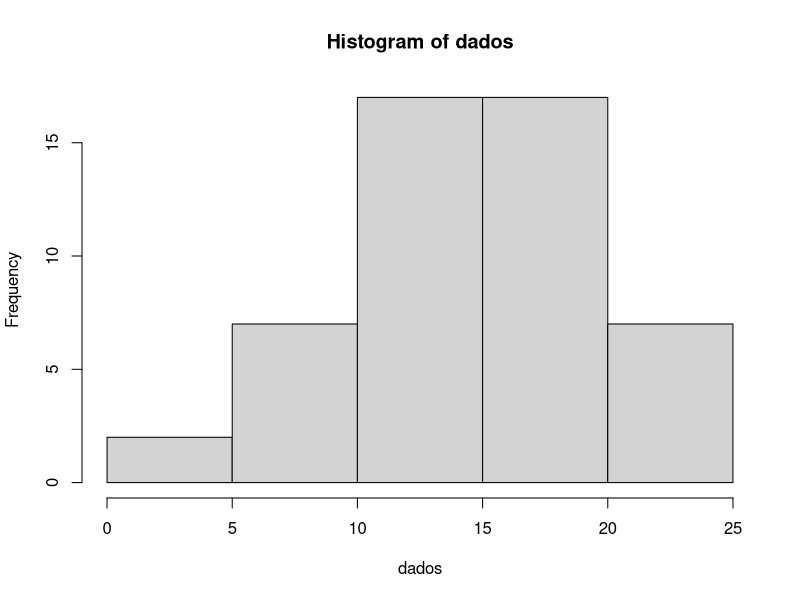
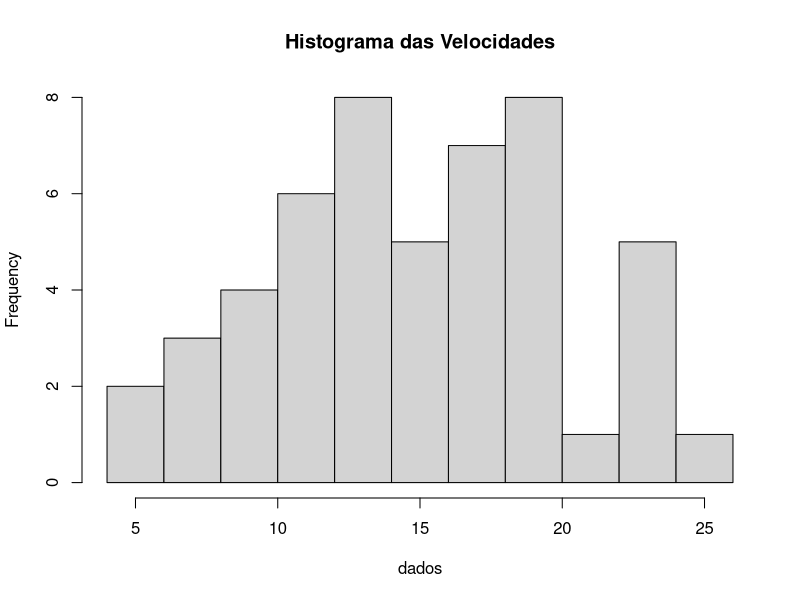
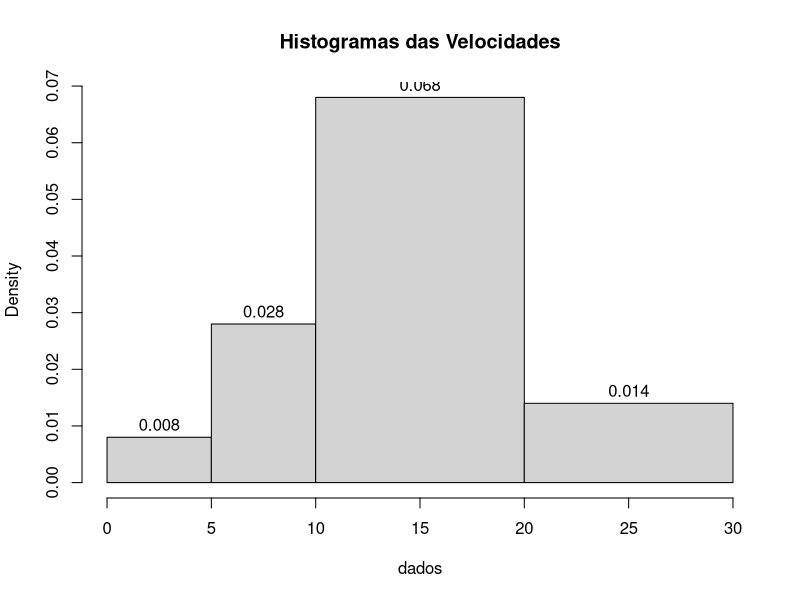
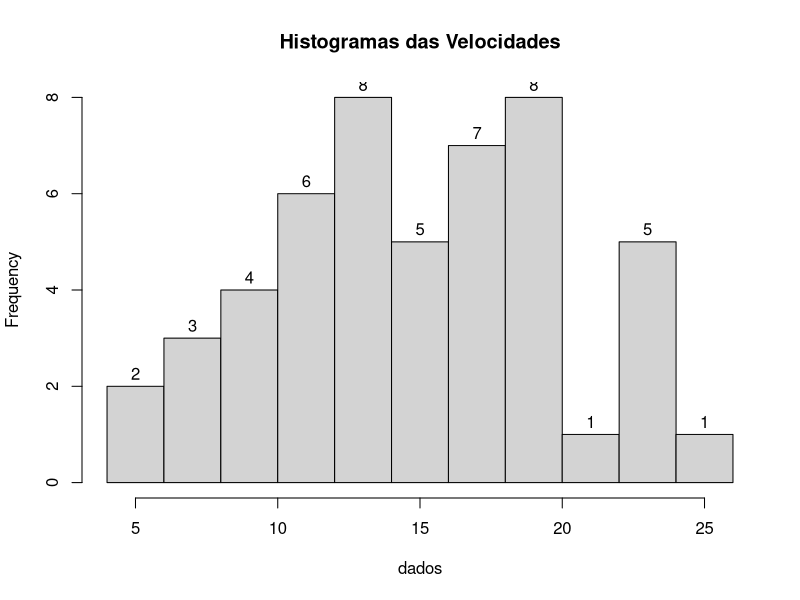
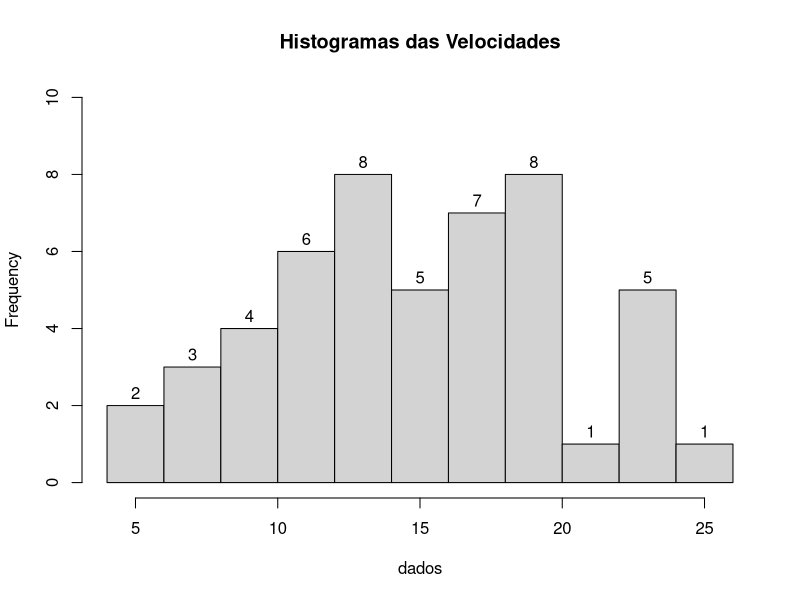
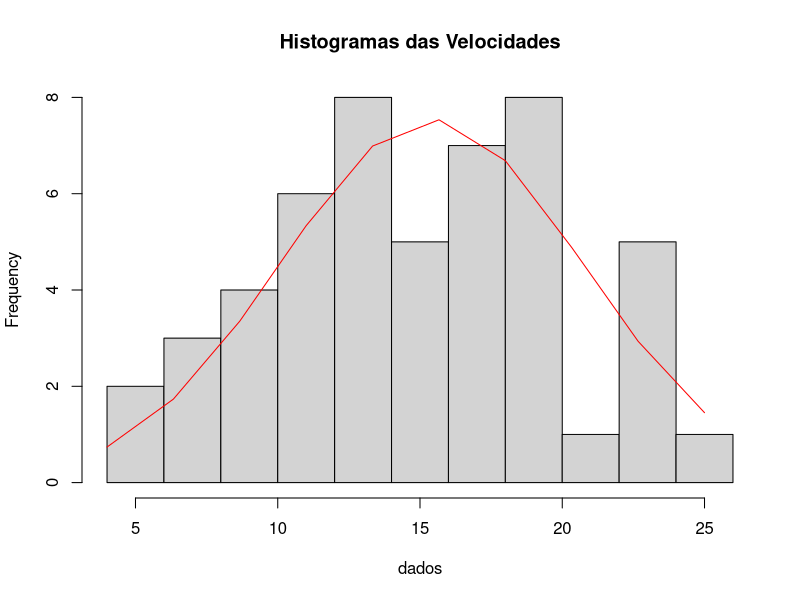

These charts were generated, in order, by the following R code:
####################################################################################################
# Histogramas

# Configurando o diretório de trabalho
setwd("C:/GitHubProjects/r_language/Projects-in-R/03-linguagem-r")
getwd()

####################################################################################################

# Definindo os dados
?cars
View(cars)
dados = cars$speed

# Construindo um histograma
?hist
hist(dados)

# Conforme consta no help, o parâmetro breaks pode ser um dos itens abaixo:
# Um vetor para os pontos de quebra entre as células do histograma
# Uma função para calcular o vetor de breakpoints
# Um único número que representa o número de células para o histograma
# Uma cadeia de caracteres que nomeia um algoritmo para calcular o número de células 
# Uma função para calcular o número de células.
hist(dados, breaks = 10, main = "Histograma das Velocidades")
hist(dados, labels = T, breaks = c(0,5,10,20,30), main = "Histogramas das Velocidades")
hist(dados, labels = T, breaks = 10, main = "Histogramas das Velocidades")
hist(dados, labels = T, ylim = c(0,10), breaks = 10, main = "Histogramas das Velocidades")

# Adicionando linhas ao histograma
grafico <- hist(dados, breaks = 10, main = "Histogramas das Velocidades")

xaxis = seq(min(dados), max(dados), length = 10)
yaxis = dnorm(xaxis, mean = mean(dados), sd = sd(dados))
yaxis = yaxis * diff(grafico$mids) * length(dados)

lines(xaxis, yaxis, col = "red")

####################################################################################################